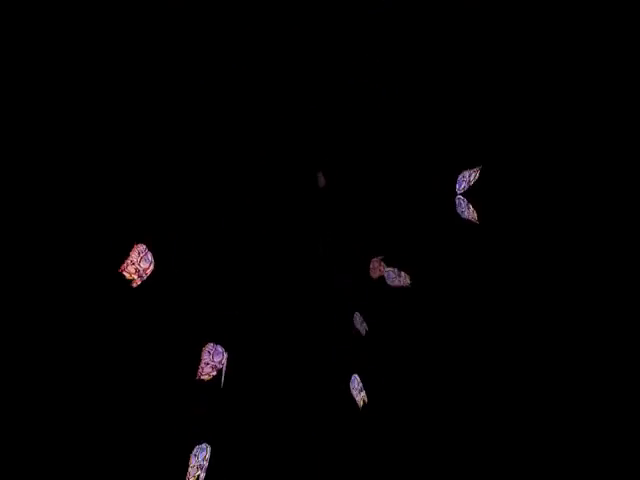
#> input picture frame 149 of butterfly.mp4, 640 x 480 px, given in place of the camera
$ python effect10.py
#> lines starting #> are read from the running program, lines starting #| are printed output that depends on the picture; after the words box and inside, x2 and y2 are one past the last pixel; in counts of white or black regions, pixels touching at a corner belong together
from random import randrange

import cv2

# create an overlay image. You can use any image
#foreground = cv2.imread("original (1).gif")
Num = randrange(99999999999999999)
FileName = str(Num) + ".avi"
# Open the camera
cap = cv2.VideoCapture(0)


gif = cv2.VideoCapture("butterfly.mp4")
frame_width = int(cap.get(3))

frame_height = int(cap.get(4))
fourcc = cv2.VideoWriter_fourcc(*'XVID')
out = cv2.VideoWriter(FileName, fourcc, 20.0, (frame_width, frame_height))
currentFrame = 0
img_counter = 0
print("Press Space key to take a photo")
print(FileName + "  Video recording started")
print("Press ESC key to stop recording")
# Set initial value of weights
alpha = 0.6
while cap.isOpened():
    # read the background
    ret, background = cap.read()
#> background is the input picture: shape (480, 640, 3); mean B, G, R 1.6, 1.3, 1.8

    ret1, foreground = gif.read()  # ret=True if it finds a frame else False.


    background = cv2.flip(background, 1)
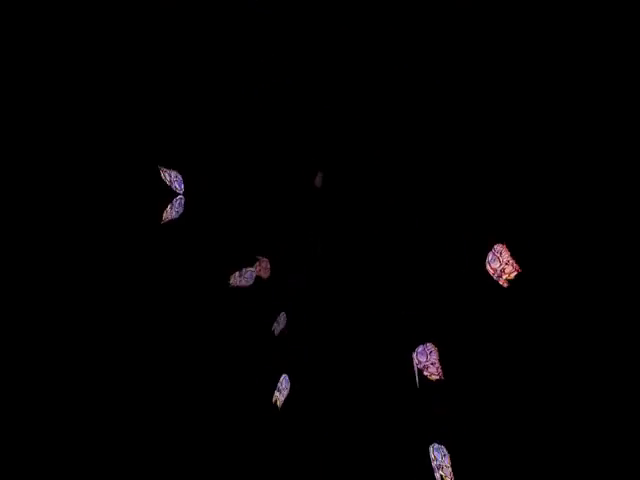
#> background: shape (480, 640, 3); mean B, G, R 1.6, 1.3, 1.8
    # Select the region in the background where we want to add the image and add the images using cv2.addWeighted()
    cv2.addWeighted(background, alpha, foreground, 1.0, 0, background)
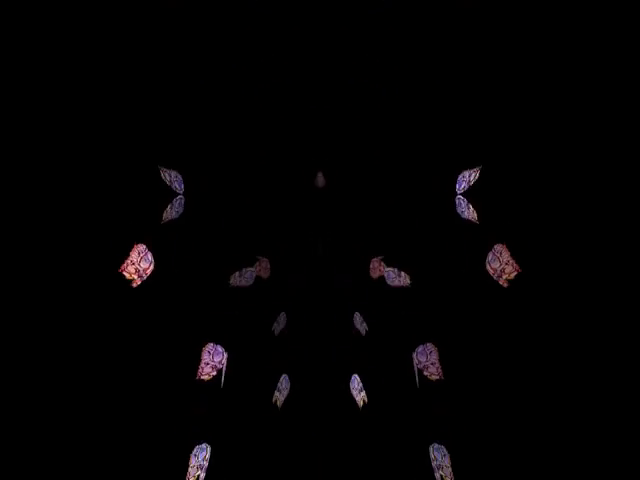
#> background: shape (480, 640, 3); 6.8% of pixels changed, all inside (x1, y1, x2, y2) = (110, 0, 530, 480)


    if ret == True:
        # Handles the mirroring of the current frame
        ##frame = cv2.flip(frame, 1)
        cv2.imshow('a', background)

        out.write(background)


    else:
        break

    currentFrame += 1

    key = cv2.waitKey(1)
#> (key Esc is pressed here)
    if key == 27:
        print("Stopped")
        cap.release()
        out.release()
        cv2.destroyAllWindows()
        break
    elif key % 256 == 32:
        img_name = "opencv_frame_{}.png".format(img_counter)
        cv2.imwrite(img_name, background)
        print("{} written!".format(img_name))
        img_counter += 1
        break

# When everything done, release the capture
cap.release()
out.release()
cv2.destroyAllWindows()

$ run again, starting later in the video
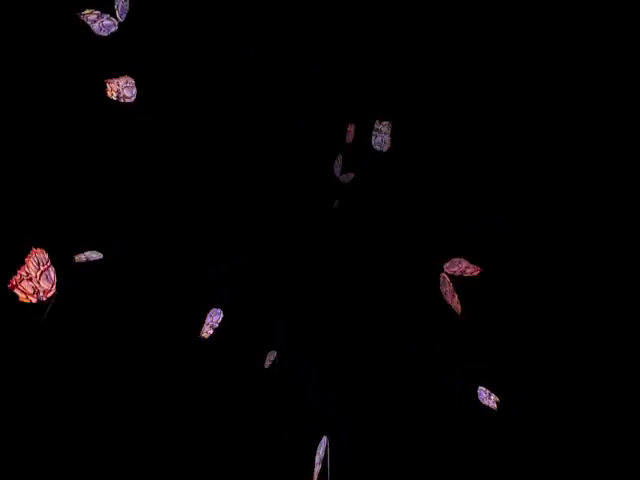
#> input picture frame 674 of butterfly.mp4, 640 x 480 px, given in place of the camera
#> background is the input picture: shape (480, 640, 3); mean B, G, R 2.2, 1.8, 2.9
#> `background = cv2.flip(background, 1)`:
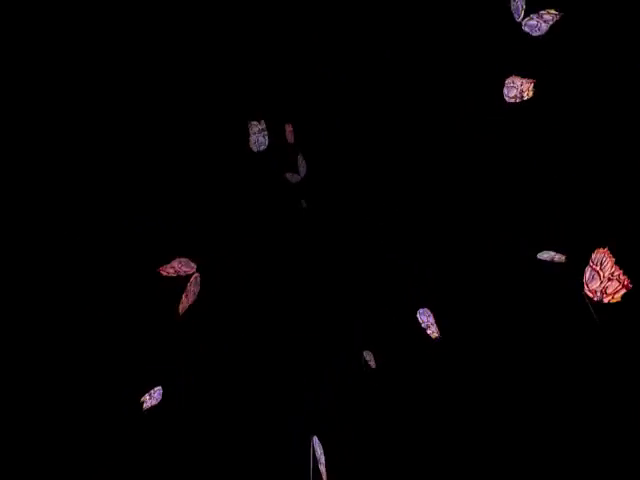
#> background: shape (480, 640, 3); mean B, G, R 2.2, 1.8, 2.9
#> `cv2.addWeighted(background, alpha, foreground, 1.0, 0, background)`:
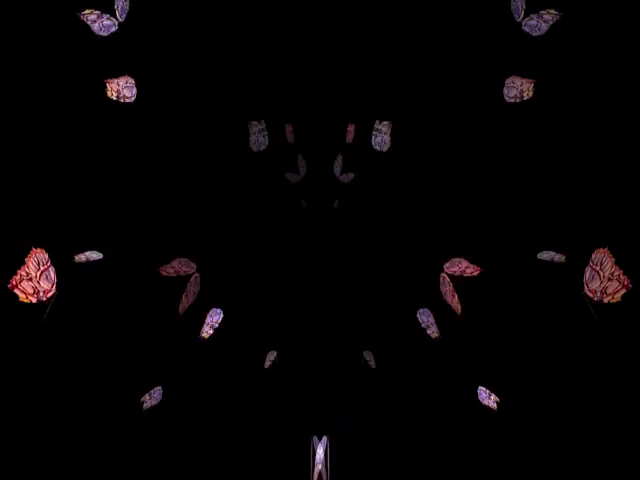
#> background: shape (480, 640, 3); 12.57% of pixels changed, all inside (x1, y1, x2, y2) = (0, 0, 640, 480)

$ run again, starting later in the video
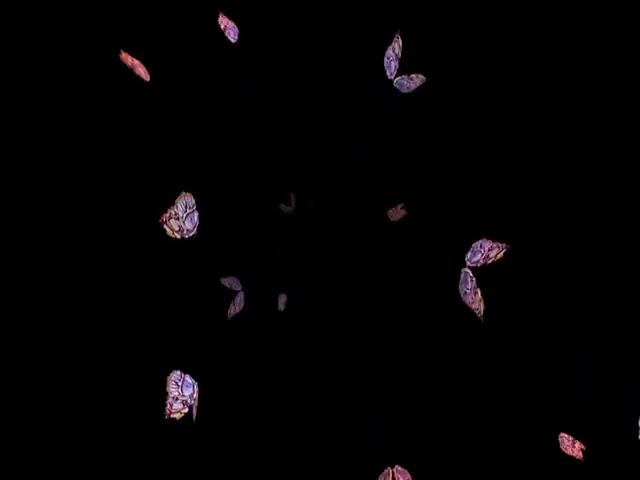
#> input picture frame 1199 of butterfly.mp4, 640 x 480 px, given in place of the camera
#> background is the input picture: shape (480, 640, 3); mean B, G, R 2.7, 2.1, 3.1
#> `background = cv2.flip(background, 1)`:
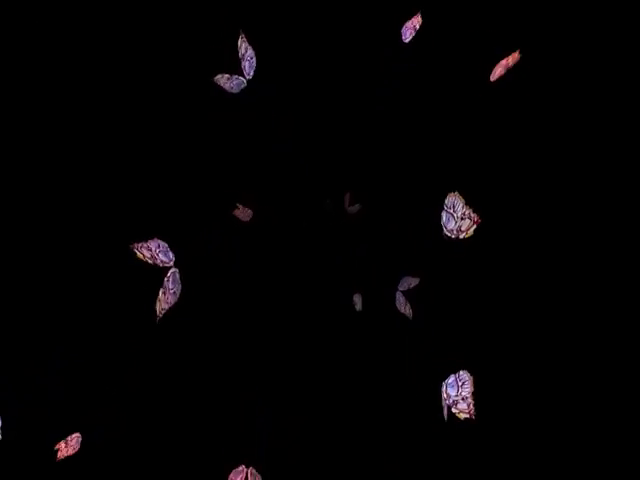
#> background: shape (480, 640, 3); mean B, G, R 2.7, 2.1, 3.1
#> `cv2.addWeighted(background, alpha, foreground, 1.0, 0, background)`:
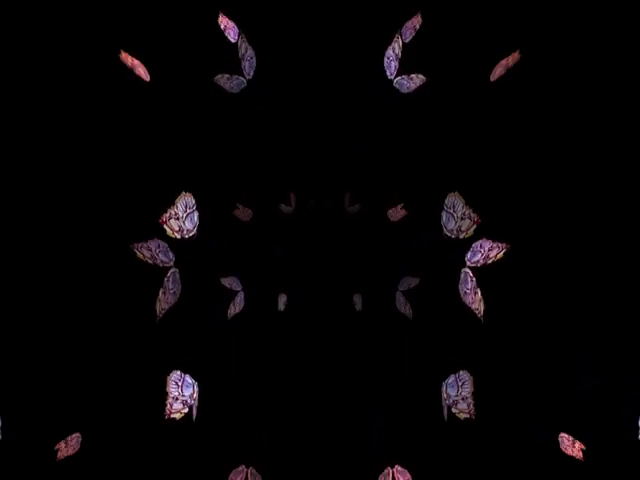
#> background: shape (480, 640, 3); 15.35% of pixels changed, all inside (x1, y1, x2, y2) = (0, 6, 640, 480)
